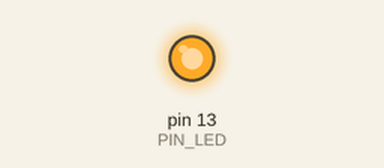
Recording of a sketch running on a simulated Arduino Uno, built with avr-gcc and run on an emulated ATmega328P. Parts: output pins drawn as LEDs (lit = HIGH).

Above: at 1.0 s.
At 5.5 s:
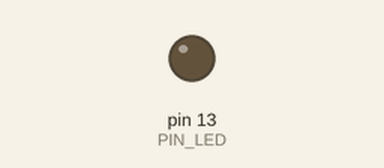
Timing chart, 0 to 6.9 s (numbered marks = the images above):
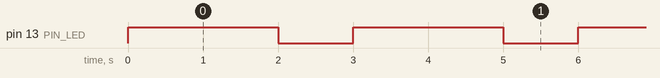

Measured:
- by itself, pin 13 (PIN_LED): alternates HIGH for 2.0 s and LOW for 1.0 s

The sketch:

led13.ino
```cpp
//#define PIN_LED 13
int PIN_LED = 13;

void setup() {
  pinMode(PIN_LED, OUTPUT); // Como salida
}

void loop() {
  digitalWrite(PIN_LED, HIGH); // turn the LED on
  delay(2000); // wait for two seconds

  digitalWrite(PIN_LED, LOW); // turn the LED off
  delay(1000); // wait for a second
}
```
